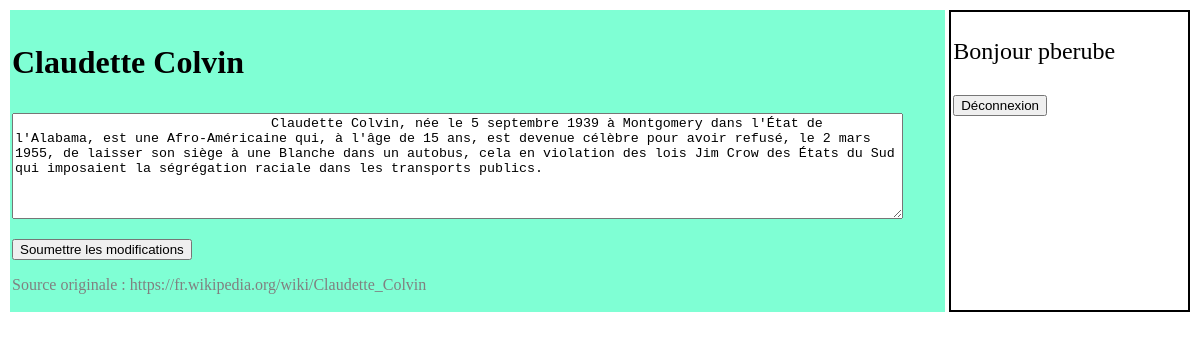
Screenshot of /index.php (signed in) with the database file from the repository.
### tables this page shows
CREATE TABLE Article (
                         Id INT UNIQUE NOT NULL AUTO_INCREMENT PRIMARY KEY,
                         Entete TEXT,
                         Contenu TEXT,
                         Pied TEXT
);

### index.php (the view, shortened to what this page needs)
<!DOCTYPE html>
<html lang="en">
<head>
    <link href="style.css" rel="stylesheet" type="text/css" />
</head>
<body>
    <?php
    if (isset($_SESSION['Identifiant']) === false)
    {
    ?>
        <section>
            <div class = affichage>
                <?php require 'traitement_affichage.php' ?>
            </div>
            <div class = connexion>
                <form method="post" action="traitement_connexion.php" >
                    <p>
                        <label for="identifiant"> Identifiant : </label><br/>
                        <input type="text" name="identifiant" id="identifiant" />
                     </p>
                    <p>
                        <label for="mdp"> Mot de passe : </label><br/>
                        <input type="text" name="motdepasse" id="mdp" />
                    </p>
                    <p>
                    <input type="submit" value="Connexion"/>
                    </p>
                </form>
            </div>
        </section>
    <?php
    }
    else
    { ?>
        <section>
            <div class="affichage">
                <?php
                    $pdo = creerPDO();
                    $pdo_statement = $pdo->prepare('SELECT Entete, Contenu, Pied FROM tp2db.article where Id=1');
                    $pdo_statement->execute([]);
                    $ligne = $pdo_statement->fetch();
                    echo '<p id="entete">' .$ligne['Entete'] .'</p>';  ?>
                    <form method="post" action="valider_modification.php">
                        <p>
                            <textarea name="textemodifie" >
                                <?php echo $ligne['Contenu'] ?>
                            </textarea>
                        </p>
                        <input type="submit"  value="Soumettre les modifications"/>
                    </form>
                    <?php   echo '<p id="pied">'. $ligne['Pied']. '</p>'?>
            </div>
            <div class=connexion>
                <p> Bonjour <?php echo $_SESSION['Identifiant'] ?> </p>
                <form method="post" action="deconnexion.php">
                    <input type="submit" value="Déconnexion" />
                </form>
            </div>
        </section>
<?php
    }
?>
</body>
</html>

### style.css (style rules this page uses)
section { display :flex; }
textarea { width : 95%; height : 100px; }
form { width : 100%; }
.affichage { background-color: aquamarine; margin : 2px; padding : 2px; width : 80%; }
.connexion { font-size: 1.5em; margin : 2px; padding : 2px; border : 2px solid black; width : 20%; }
#entete { font-size: 2em; font-weight: bold; }
#pied { font-size: 1em; color : grey; }

### rows the page displays
article: Entete "Claudette Colvin", textemodifie "Claudette Colvin, née le 5 septembre 1939 à Montgomery dans l'État de l'Alabama, est une Afro-Américaine qui, à l'âge de 15 ans, est devenue célèbre pour avoir refusé, le 2 mars 1955, de laisser son siège à une Blanche dans un autobus, cela en violation des lois Jim Crow des États du Sud qui imposaient la ségrégation raciale dans les transports publics.", Pied "Source originale : https://fr.wikipedia.org/wiki/Claudette_Colvin"

### other values shown
$_SESSION['Identifiant'] "pberube"
